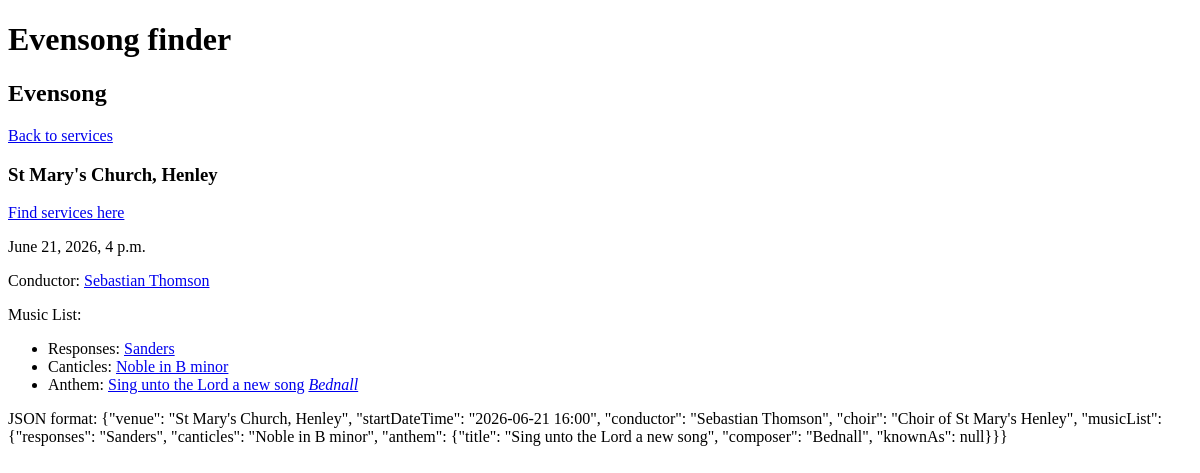
The app's page /services/2/, older data.
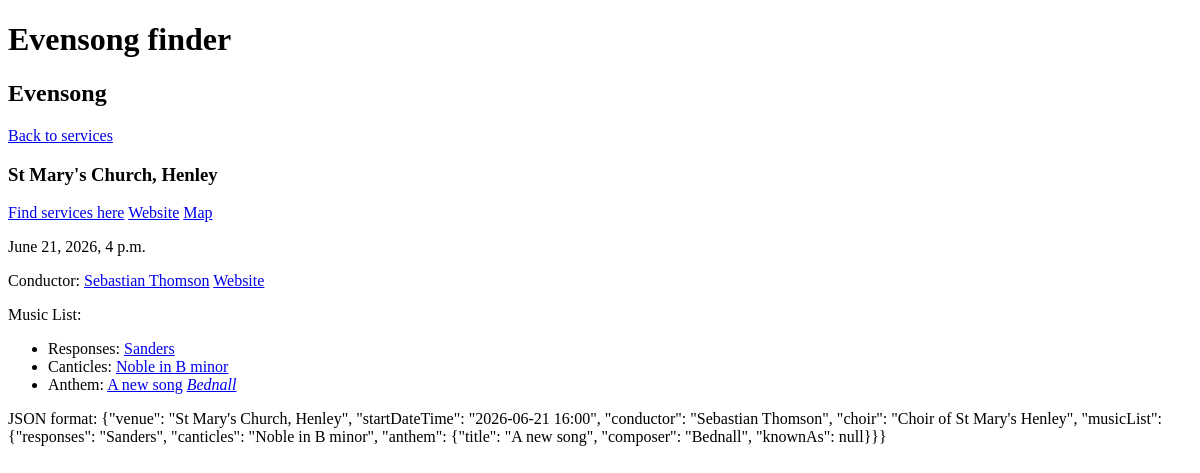
The same page, newer data.
### services/models.py (models this page shows, shortened)
class Service(models.Model):
    venue = models.ForeignKey(Venue, on_delete=models.CASCADE)
    startDateTime = models.DateTimeField()
    conductor = models.ForeignKey(Musician, on_delete=models.CASCADE, blank=True, null=True)
    choir = models.ForeignKey(Choir, on_delete=models.CASCADE, related_name="serviceChoir", blank=True, null=True)
    musicList = models.OneToOneField(MusicList, on_delete=models.CASCADE)
    def as_json(self):
        return {
            'venue': self.venue.name,
            'startDateTime': self.startDateTime.strftime('%Y-%m-%d %H:%M'),
            'conductor': self.conductor.fullName if self.conductor is not None else None,
            'choir': self.choir.name if self.choir is not None else None,
            'musicList': self.musicList.as_json(),
        }
    def as_public_json(self):
        return json.dumps(self.as_json())

class Venue(models.Model):
    name = models.CharField(max_length=50)
    townCity = models.CharField(max_length=50)
    mapUrl = models.OneToOneField(ExternalUrl, on_delete=models.CASCADE, related_name="venueMap", blank=True, null=True)
    wikiUrl = models.OneToOneField(ExternalUrl, on_delete=models.CASCADE, related_name="venueWikiUrl", blank=True, null=True)
    websiteUrl = models.OneToOneField(ExternalUrl, on_delete=models.CASCADE, related_name="venueWebsite", blank=True, null=True)
    def __str__(self):
        return self.name

class Musician(models.Model):
    fullName = models.CharField(max_length=255)
    knownAs = models.CharField(max_length=255, blank=True, null=True)
    wikiUrl = models.OneToOneField(ExternalUrl, on_delete=models.CASCADE, related_name="musicianWikiUrl", blank=True, null=True)
    websiteUrl = models.OneToOneField(ExternalUrl, on_delete=models.CASCADE, related_name="musicianWebsite", blank=True, null=True)

class MusicList(models.Model):
    responses = models.ForeignKey(Responses, on_delete=models.CASCADE)
    canticles = models.ForeignKey(Canticles, on_delete=models.CASCADE)
    anthem = models.ForeignKey(Anthem, on_delete=models.CASCADE, unique=False)
    def as_json(self):
        return {
            'responses': self.responses.knownAs,
            'canticles': self.canticles.knownAs,
            'anthem': self.anthem.as_json(),
        }

class Responses(models.Model):
    title = models.CharField(max_length=255, blank=True, null=True)
    composer = models.ForeignKey(Musician, on_delete=models.CASCADE)
    knownAs = models.CharField(max_length=255)

class Canticles(models.Model):
    description = models.CharField(max_length=255)
    composer = models.ForeignKey(Musician, on_delete=models.CASCADE)
    knownAs = models.CharField(max_length=255)

class Anthem(models.Model):
    title = models.CharField(max_length=255)
    composer = models.ForeignKey(Musician, on_delete=models.CASCADE)
    knownAs = models.CharField(max_length=255, blank=True, null=True)
    def as_json(self):
        return {
            'title': self.title,
            'composer': self.composer.knownAs if self.composer.knownAs != "" and self.composer.knownAs is not None else self.composer.fullName,
            'knownAs': self.knownAs,
        }

class Choir(models.Model):
    name = models.CharField(max_length=255)
    homeVenue = models.OneToOneField(Venue, on_delete=models.CASCADE, blank=True, null=True)

class ExternalUrl(models.Model):
    urlType = models.CharField(max_length=50)
    value = models.URLField(max_length=255)
    lastVerified =  models.DateTimeField()
    def __str__(self):
        return self.value

### services/views.py (the view)
# urls.py: path("<int:service_id>/", views.detail, name="detail"),
def detail(request, service_id):
    service = (Service.objects
               .filter(id=service_id)
               .select_related("venue")
               .first()
               )
    template = loader.get_template("services/pages/serviceDetails.html")
    context = {"service": service}
    return HttpResponse(template.render(context, request))

### services/templates/services/pages/serviceDetails.html (shortened to what this page needs)
{% extends "services/base.html" %}
{% block content %}
    <h2>Evensong</h2>
    <a href="/services/">Back to services</a>
    <h3>{{ service.venue }}</h3>
    <a href="/services/venues/{{ service.venue_id }}/">Find services here</a>
    {% include "services/components/externalLink.html" with url=service.venue.websiteUrl name="Website" %}
    {% include "services/components/externalLink.html" with url=service.venue.mapUrl name="Map" %}
    <p>{{ service.startDateTime }}</p>
    {% if service.conductor != None %}
        <p>
            <label>Conductor:</label>
            <a href="/services/musicians/{{ service.conductor_id }}/">{{ service.conductor.fullName }}</a>
            {% include "services/components/externalLink.html" with url=service.conductor.websiteUrl name="Website" %}
        </p>
    {% endif %}
    <p>Music List:</p>
    <ul>
        <li>
            <label>Responses:</label>
            <a href="/services/responses/{{ service.musicList.responses_id }}/">{{ service.musicList.responses.knownAs }}</a>
        </li>
        <li>
            <label>Canticles:</label>
            <a href="/services/canticles/{{ service.musicList.canticles_id }}/">{{ service.musicList.canticles.knownAs }}</a>
        </li>
        <li>
            <label>Anthem:</label>
            <span><a href="/services/anthems/{{ service.musicList.anthem_id }}/">{{ service.musicList.anthem.title }}</a>
                <i><a href="/services/musicians/{{ service.musicList.anthem.composer_id }}/">{{ service.musicList.anthem.composer.knownAs }}</a></i>
            </span>
        </li>
    </ul>
    <p>
        <label>JSON format:</label>
        {{ service.as_public_json }}
    </p>
{% endblock %}

### services/templates/services/base.html (shortened to what this page needs)
{% load static %}
<!DOCTYPE html>
<html lang="en">
<head>
</head>
<body>
<h1>Evensong finder</h1>
<main id="content">
    {% block content %}{% endblock %}
</main>
</body>
</html>

### services/templates/services/components/externalLink.html
{% if url != None and url != '' and name != None and name != '' %}
    <a target="_blank" href="{{ url }}">{{ name }}</a>
{% endif %}

Row changes from the older to the newer data that the page shows:
changed through a linked row, Service "St Mary's Church, Henley": musicList.anthem "Sing unto the Lord a new song" → "A new song"; as_public_json "…B minor\", \"anthem\": {\"title\": \"Sing unto the Lord a new song\", \"composer\": \"Bednall\",…" → "…B minor\", \"anthem\": {\"title\": \"A new song\", \"composer\": \"Bednall\",…"
added ExternalUrl: urlType "Map"
Text that changed along with them:
{{ name }}: (not shown) → "Website Website"
